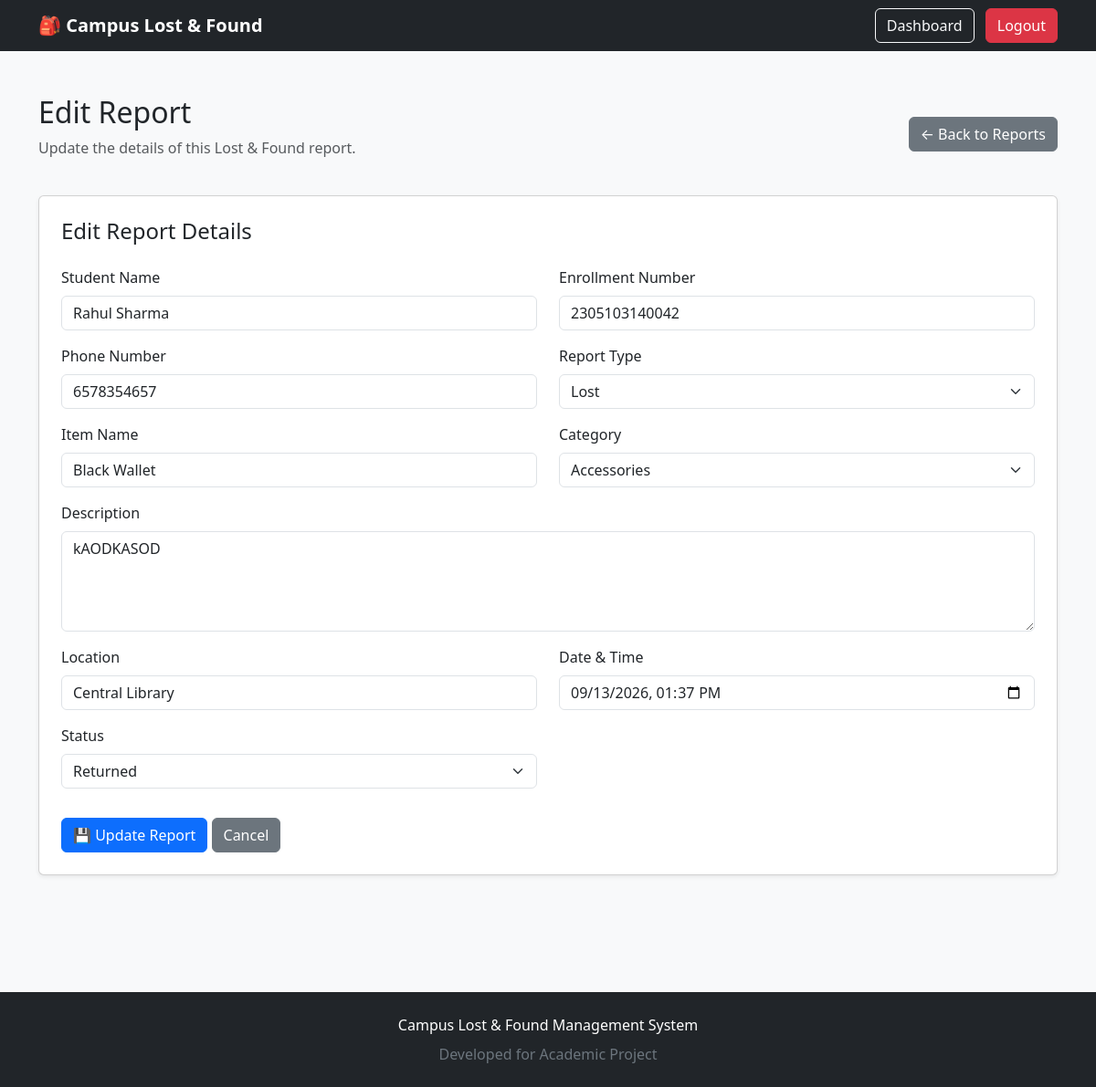
Screenshot of /edit-report/2/ (signed in) with the database file from the repository.
### reports/models.py (models this page shows, shortened)
class Report(models.Model):
    REPORT_TYPE_CHOICES = [
        ('Lost', 'Lost'),
        ('Found', 'Found'),
    ]
    STATUS_CHOICES = [
        ('Open', 'Open'),
        ('Returned', 'Returned'),
    ]
    CATEGORY_CHOICES = [
        ('Electronics', 'Electronics'),
        ('Documents', 'Documents'),
        ('Accessories', 'Accessories'),
        ('Books', 'Books'),
        ('Clothing', 'Clothing'),
        ('Other', 'Other'),
    ]
    student_name = models.CharField(max_length=100)
    enrollment_number = models.CharField(max_length=50)
    phone_number = models.CharField(max_length=15)
    report_type = models.CharField(
        max_length=10,
        choices=REPORT_TYPE_CHOICES
    )
    item_name = models.CharField(max_length=100)
    category = models.CharField(
        max_length=30,
        choices=CATEGORY_CHOICES
    )
    description = models.TextField()
    location = models.CharField(max_length=200)
    date_time = models.DateTimeField()
    status = models.CharField(
        max_length=10,
        choices=STATUS_CHOICES,
        default='Open'
    )
    returned_date = models.DateTimeField(
        blank=True,
        null=True
    )
    created_at = models.DateTimeField(
        auto_now_add=True
    )

### reports/views.py (the view)
@login_required
def edit_report(request, report_id):
    report = get_object_or_404(
        Report,
        id=report_id
    )
    if request.method == 'POST':
        form = ReportForm(
            request.POST,
            instance=report
        )
        if form.is_valid():
            form.save()
            return redirect('report_list')
    else:
        form = ReportForm(
            instance=report
        )
    return render(
        request,
        'reports/edit_report.html',
        {'form': form, 'report': report}
    )

### reports/templates/reports/edit_report.html (shortened to what this page needs)
{% extends 'reports/base.html' %}
{% block content %}
<div class="d-flex justify-content-between align-items-center mb-4">
    <div>
        <h2>Edit Report</h2>
        <p class="text-muted">
            Update the details of this Lost & Found report.
        </p>
    </div>
    <a
        href="{% url 'report_list' %}"
        class="btn btn-secondary"
    >
        ← Back to Reports
    </a>
</div>
<div class="card shadow-sm">
    <div class="card-body p-4">
        <h4 class="mb-4">
            Edit Report Details
        </h4>
        <form method="POST">
            <div class="row">
                <div class="col-md-6 mb-3">
                    <label class="form-label">
                        Student Name
                    </label>
                    {{ form.student_name }}
                </div>
                <div class="col-md-6 mb-3">
                    <label class="form-label">
                        Enrollment Number
                    </label>
                    {{ form.enrollment_number }}
                </div>
                <div class="col-md-6 mb-3">
                    <label class="form-label">
                        Phone Number
                    </label>
                    {{ form.phone_number }}
                </div>
                <div class="col-md-6 mb-3">
                    <label class="form-label">
                        Report Type
                    </label>
                    {{ form.report_type }}
                </div>
                <div class="col-md-6 mb-3">
                    <label class="form-label">
                        Item Name
                    </label>
                    {{ form.item_name }}
                </div>
                <div class="col-md-6 mb-3">
                    <label class="form-label">
                        Category
                    </label>
                    {{ form.category }}
                </div>
                <div class="col-md-12 mb-3">
                    <label class="form-label">
                        Description
                    </label>
                    {{ form.description }}
                </div>
                <div class="col-md-6 mb-3">
                    <label class="form-label">
                        Location
                    </label>
                    {{ form.location }}
                </div>
                <div class="col-md-6 mb-3">
                    <label class="form-label">
                        Date & Time
                    </label>
                    {{ form.date_time }}
                </div>
                <div class="col-md-6 mb-3">
                    <label class="form-label">
                        Status
                    </label>
                    {{ form.status }}
                </div>
            </div>
            <div class="mt-3">
                <button
                    type="submit"
                    class="btn btn-primary"
                >
                    💾 Update Report
                </button>
                <a
                    href="{% url 'report_list' %}"
                    class="btn btn-secondary"
                >
                    Cancel
                </a>
            </div>
        </form>
    </div>
</div>
{% endblock %}

### reports/templates/reports/base.html (style rules this page uses)
html, body { height: 100%; }
body { background-color: #f8f9fa; }

### rows the page displays
Report: student_name "Rahul Sharma", enrollment_number "2305103140042", phone_number "6578354657", report_type "Lost", item_name "Black Wallet", category "Accessories", description "kAODKASOD", location "Central Library", date_time "09/13/2026 13:37", status "Returned"
